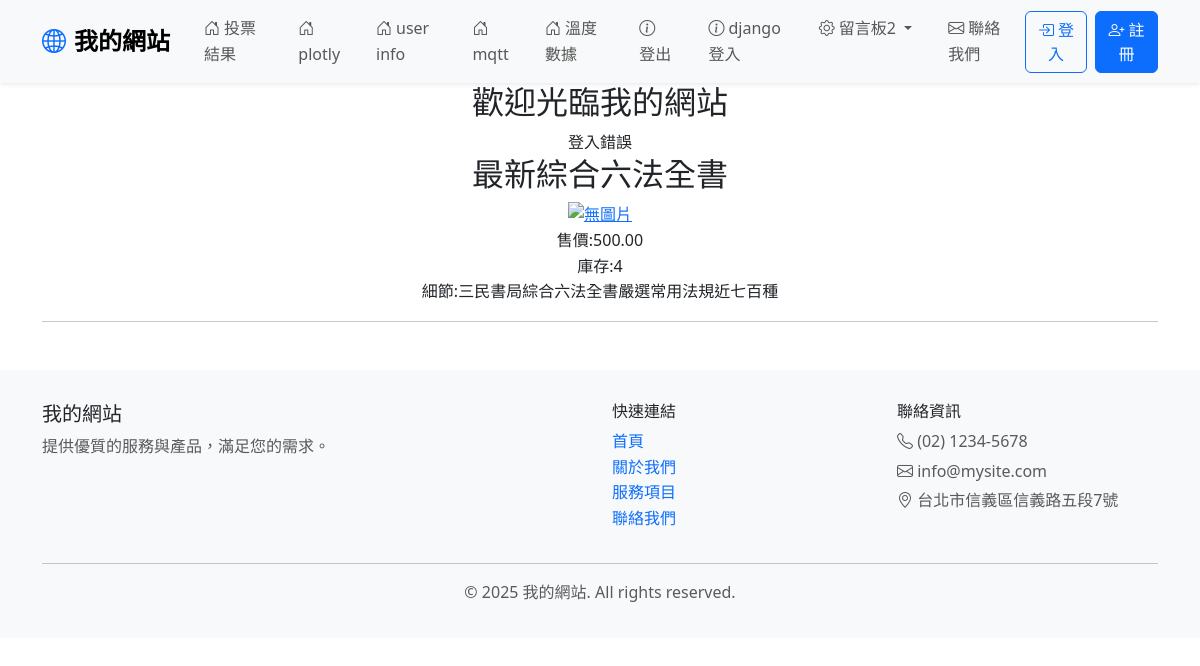
/product/1/, run on the app's committed database.
### mysite/models.py (models this page shows, shortened)
class Product(models.Model):
    category = models.ForeignKey(Category, on_delete=models.CASCADE)
    sku = models.CharField(max_length=50)
    name = models.CharField(max_length=50)
    description = models.TextField()
    image = FilerImageField(null=True, blank=True, related_name="product_image", on_delete=models.CASCADE)
    website = models.URLField(max_length=200, null=True)
    stock = models.PositiveIntegerField(default=0)
    price = models.DecimalField(max_digits=10, decimal_places=2, default=0)

### mysite/views.py (the view)
# urls.py: path('product/<int:id>/', views.product, name='product-url'),
def product(request, id):
    try:
        product = models.Product.objects.get(id=id)
    except:
        product = None
    return render(request, 'product.html', locals())

### templates/product.html (shortened to what this page needs)
{% extends "base.html" %}
{% block content %}
<div class='container' align=center>
    <h2>歡迎光臨我的網站</h2>
    {% if username %}登入成功，歡迎您,{{ username }}
    {% else %}
    登入錯誤
    {% endif %}
    <h2>{{ product.name }}</h2>
    <a href="{% url 'product-url' product.id %}"><img src="{{ product.image.url }}" alt="無圖片"></a>
    <p>
        售價:{{ product.price }}<br>
        庫存:{{ product.stock }}<br>
        細節:{{ product.description }}
        <br>
        <hr>
    </p>
</div>
{% endblock content %}

### templates/base.html (style rules this page uses)
:root { --primary-color: #0d6efd; --secondary-color: #6c757d; }
body { font-family: 'Segoe UI', Tahoma, Geneva, Verdana, sans-serif; line-height: 1.6; }

### data on the page
Product: name "最新綜合六法全書", price "500.00", stock "4", description "三民書局綜合六法全書嚴選常用法規近七百種"
